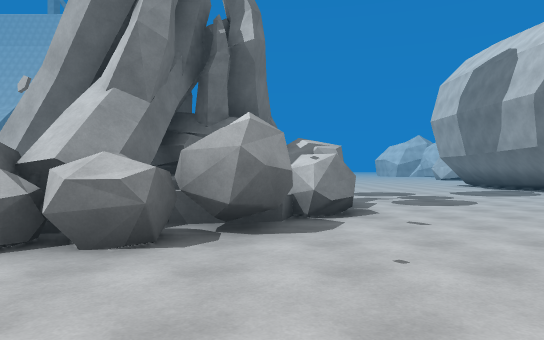
[1] (above)

12 first-person views from a walk through a scene from a Unity 3-D project. The camera is 1.4 m above the floor, looks level and sees 70° across. The floor is counted in squares, 2 m on a side. Each view is taken from the middle of a square. On the plan, view 1 faces up. The plan holds only what a view shows up to about 11 squares ahead; the rest is blank. The place goes on beyond the plan. The player character is not drawn. Some animated figures are left out.

[2]
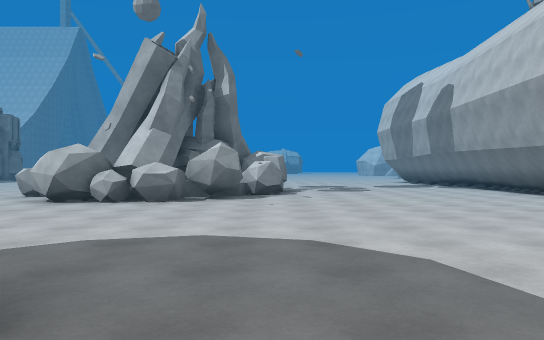

[3]
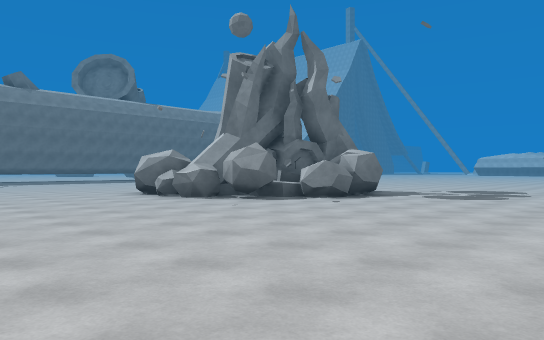

[4]
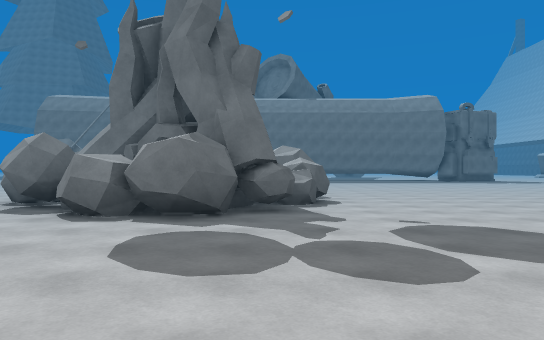

[5]
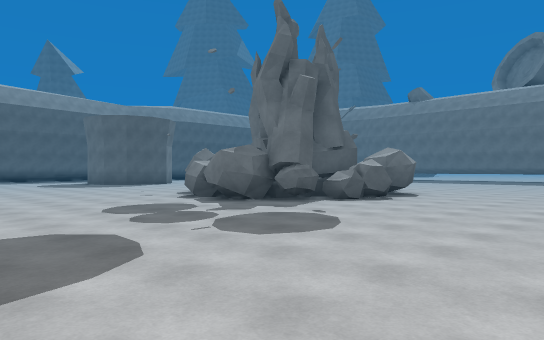

[6]
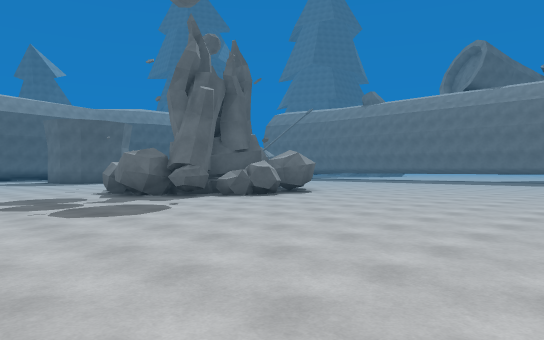

[7]
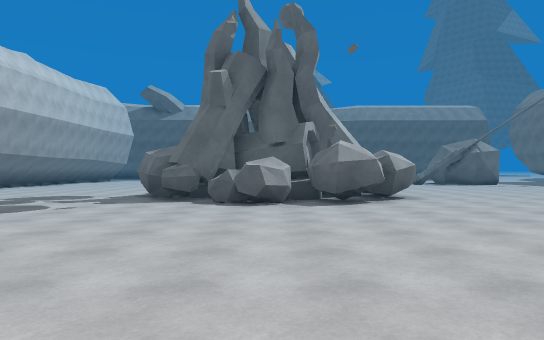

[8]
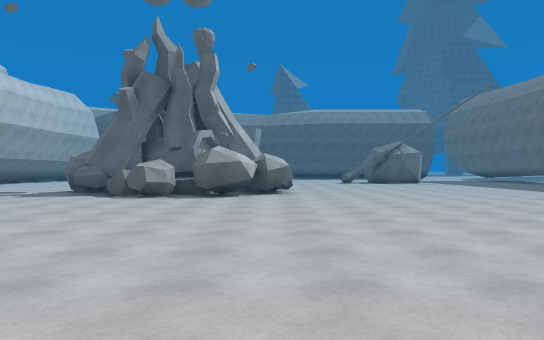

[9]
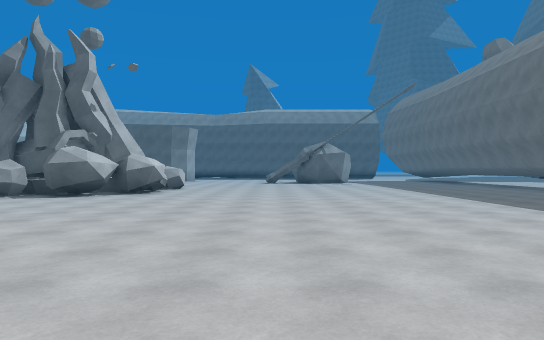

[10]
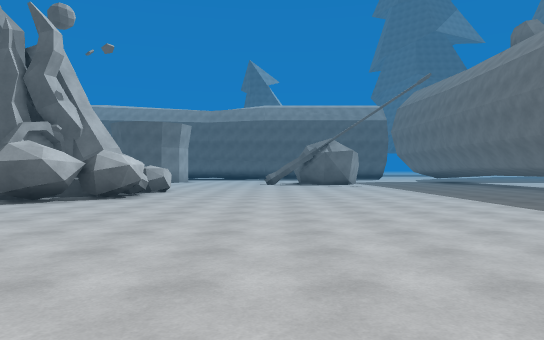

[11]
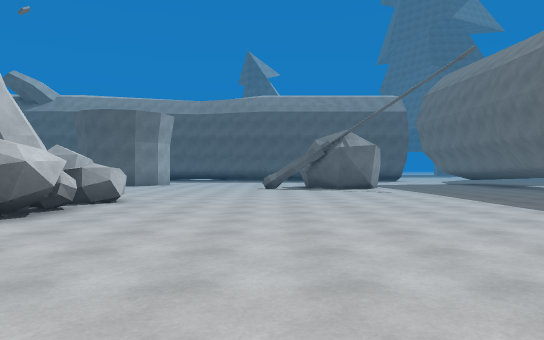

[12]
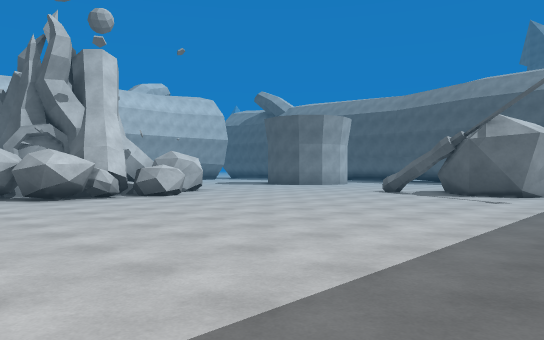

### Floor plan
Key: @ floor where view 1 was taken; # wall or solid block; . floor; ^ raised ledge.
Columns run from 16 left of view 1 to 8 right of it. Each row starts with its distance up from view 1.
 20        .   .
 19
 18      ..........    .. .
 17      .................
 16     ...................
 15    .....................
 14    ....................
 13   ......................
 12  .......................
 11  .......................
 10 ............###^........
  9 ...........###^^#.......
  8 ...........###^###.....
  7 ...........#######.....
  6  ..........#######......#
  5  ..........######.......#
  4 ............#####.......
  3 ..............##........
  2    .....    ...........
  1    ....    .............
  0    .##     .....@.......
 -1    ##         .........
 -2                ....... .
 -3                 ....
 -4
 -5                  .

Positions as (right, up) in squares from view 1, and headings:
1: (0, 0), facing up
2: (1, -5), facing up
3: (7, -2), facing up-left
4: (7, 9), facing left
5: (7, 15), facing down-left
6: (6, 18), facing down-left
7: (-2, 18), facing down
8: (-5, 20), facing down
9: (-9, 20), facing down
10: (-9, 18), facing down
11: (-9, 14), facing down
12: (-15, 11), facing down-right
